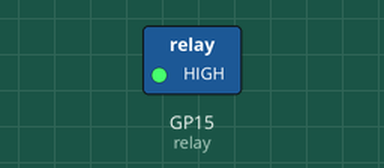
Recording of a program running on a simulated Raspberry Pi Pico running MicroPython. On the bench: switched loads named in the program (green lamp = pin HIGH).

Above: at 1.0 s.
At 3.0 s:
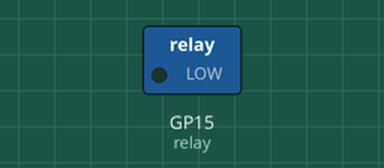
Timing chart, 0 to 5.2 s (numbered marks = the images above):
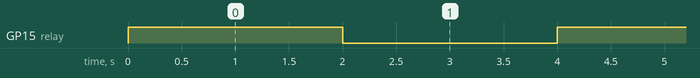

Measured:
- by itself, GP15 (relay): alternates HIGH for 2.0 s and LOW for 2.0 s

The program:

2.16_control_another_circuit.py
```python
import machine
import utime

# Initialize the relay pin on GP15
relay = machine.Pin(15, machine.Pin.OUT)

while True:
    relay.value(1)  # Turn the relay on
    utime.sleep(2)  # Wait for 2 seconds
    relay.value(0)  # Turn the relay off
    utime.sleep(2)  # Wait for 2 seconds
```
